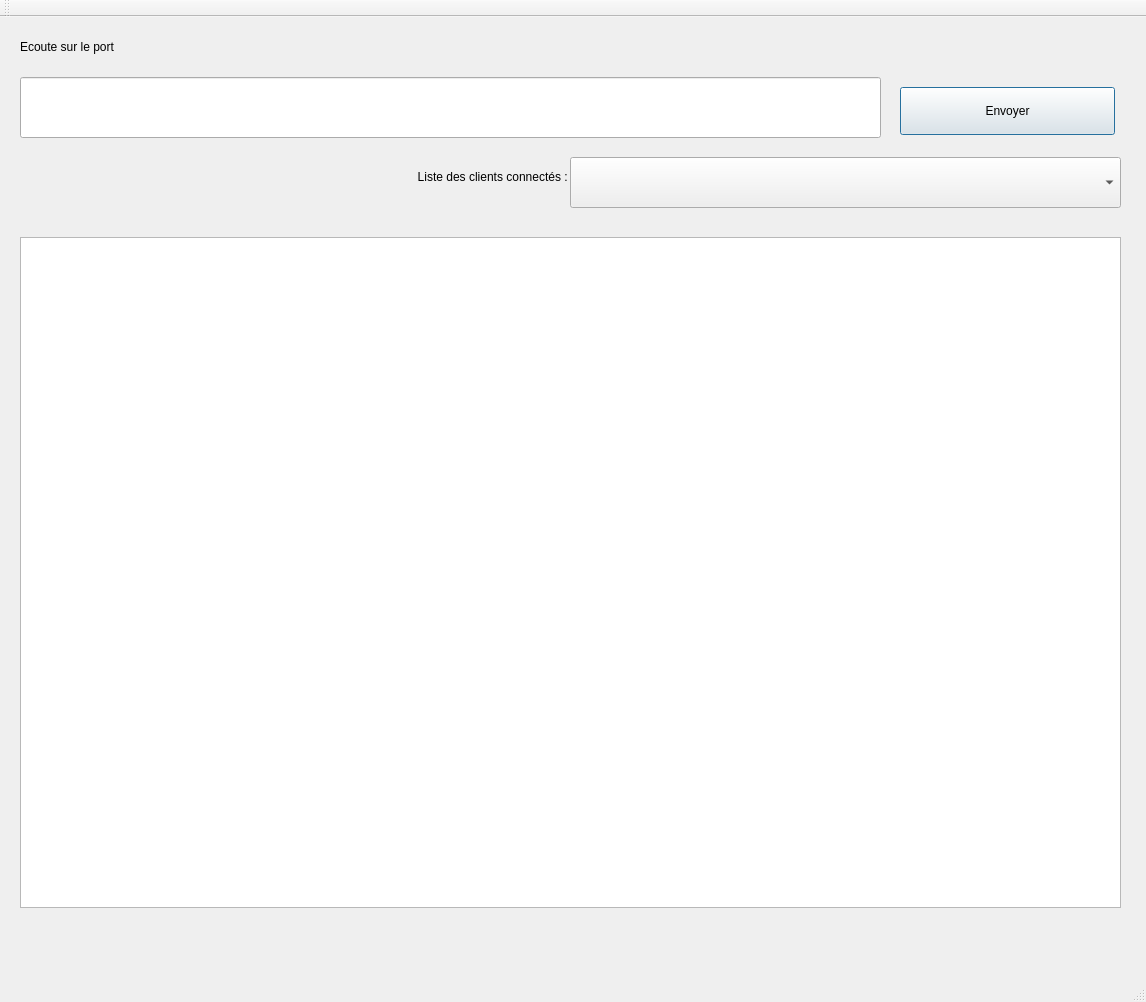
<?xml version="1.0" encoding="UTF-8"?>
<ui version="4.0">
 <class>CIhmAppServeurTcp</class>
 <widget class="QMainWindow" name="CIhmAppServeurTcp">
  <property name="geometry">
   <rect>
    <x>0</x>
    <y>0</y>
    <width>1146</width>
    <height>1002</height>
   </rect>
  </property>
  <property name="windowTitle">
   <string>Serveur TCP de base</string>
  </property>
  <widget class="QWidget" name="centralWidget">
   <widget class="QLineEdit" name="leTexte">
    <property name="geometry">
     <rect>
      <x>20</x>
      <y>60</y>
      <width>861</width>
      <height>61</height>
     </rect>
    </property>
   </widget>
   <widget class="QTextEdit" name="teTexte">
    <property name="geometry">
     <rect>
      <x>20</x>
      <y>220</y>
      <width>1101</width>
      <height>671</height>
     </rect>
    </property>
   </widget>
   <widget class="QPushButton" name="pbEnvoyer">
    <property name="geometry">
     <rect>
      <x>900</x>
      <y>70</y>
      <width>215</width>
      <height>48</height>
     </rect>
    </property>
    <property name="text">
     <string>Envoyer</string>
    </property>
    <property name="default">
     <bool>true</bool>
    </property>
   </widget>
   <widget class="QLabel" name="lTexte">
    <property name="geometry">
     <rect>
      <x>20</x>
      <y>10</y>
      <width>781</width>
      <height>39</height>
     </rect>
    </property>
    <property name="text">
     <string>Ecoute sur le port </string>
    </property>
   </widget>
   <widget class="QComboBox" name="cbListe">
    <property name="geometry">
     <rect>
      <x>570</x>
      <y>140</y>
      <width>551</width>
      <height>51</height>
     </rect>
    </property>
   </widget>
   <widget class="QLabel" name="label">
    <property name="geometry">
     <rect>
      <x>30</x>
      <y>140</y>
      <width>541</width>
      <height>39</height>
     </rect>
    </property>
    <property name="text">
     <string>Liste des clients connectés : </string>
    </property>
    <property name="alignment">
     <set>Qt::AlignRight|Qt::AlignTrailing|Qt::AlignVCenter</set>
    </property>
   </widget>
  </widget>
  <widget class="QMenuBar" name="menuBar">
   <property name="geometry">
    <rect>
     <x>0</x>
     <y>0</y>
     <width>1146</width>
     <height>45</height>
    </rect>
   </property>
  </widget>
  <widget class="QToolBar" name="mainToolBar">
   <attribute name="toolBarArea">
    <enum>TopToolBarArea</enum>
   </attribute>
   <attribute name="toolBarBreak">
    <bool>false</bool>
   </attribute>
  </widget>
  <widget class="QStatusBar" name="statusBar"/>
 </widget>
 <layoutdefault spacing="6" margin="11"/>
 <resources/>
 <connections/>
</ui>
